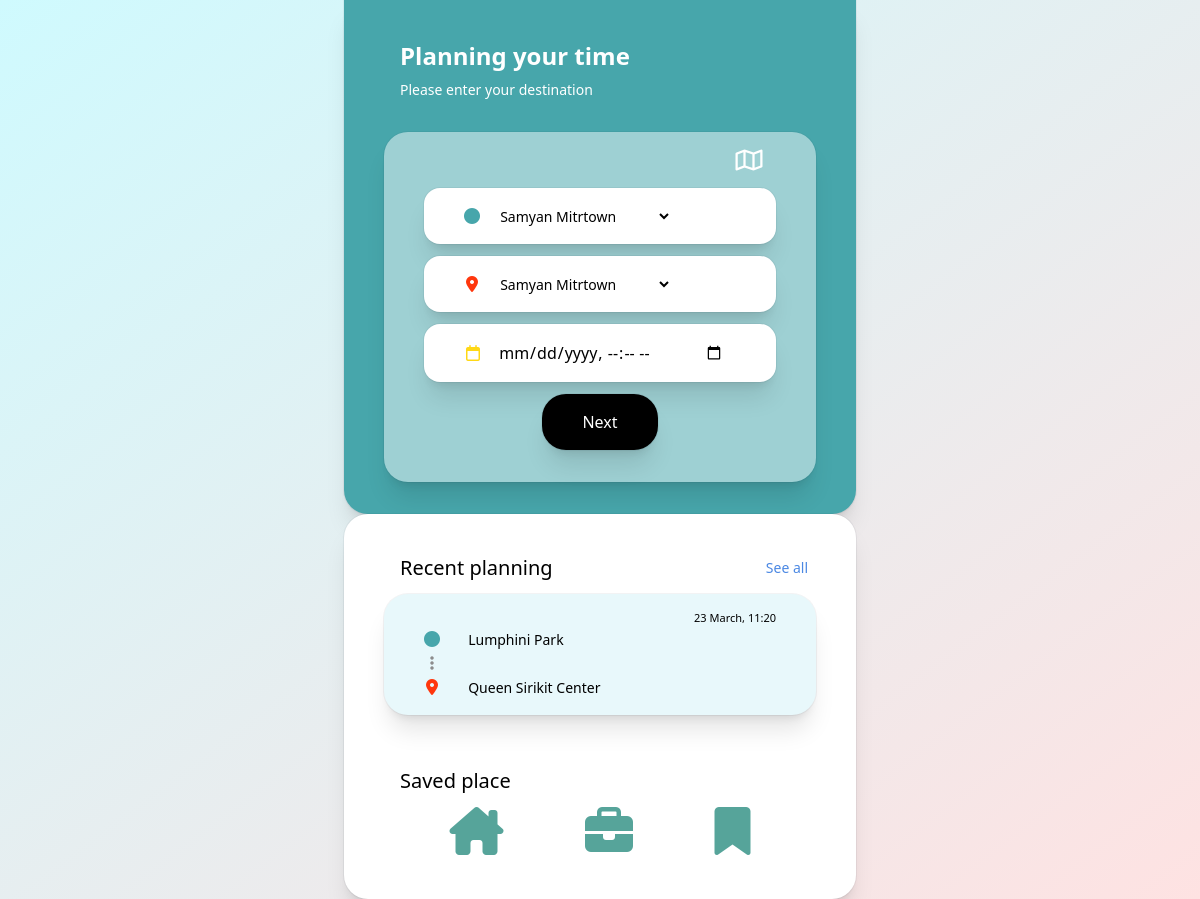
The page /home/loggedin/2/ on the database its author committed.
### home/models.py (models this page shows)
class Recentplan(models.Model):
    user_id = models.PositiveIntegerField()
    origin_name = models.CharField(max_length=255)
    origin_pos = models.CharField(max_length=255)
    destin_name = models.CharField(max_length=255)
    destin_pos = models.CharField(max_length=255)
    avg_time = models.PositiveIntegerField()
    timestamp = models.DateTimeField()

### home/views.py (the view)
# urls.py: path('loggedin/<int:user_id>/', views.index, name='index_home'),
def index(request, user_id):
    template = loader.get_template('home.html')
    result_exist = Recentplan.objects.filter(user_id=user_id)
    if result_exist.exists():
        data_recent = Recentplan.objects.filter(user_id=user_id).last()
    else:
        data_recent = {'origin_name': 'None', 'destin_name': 'None', 'timestamp': 'None'}
    location_data = location.objects.all().values()
    context = {
        'last_data': data_recent,
        'location_data': location_data
    }
    return HttpResponse(template.render(context, request))

### home/templates/home.html (shortened to what this page needs)
<!DOCTYPE html>
<html>
    <head>
        <script src="https://cdn.tailwindcss.com"></script>
    </head>
    <body>
        <div class="bg-gradient-to-br from-cyan-100 to-red-100 min-h-screen">
            <div class="relative bg-[#47a6ab] px-6 pt-10 pb-8 shadow-xl ring-1 ring-gray-900/5 rounded-b-3xl sm:mx-auto sm:max-w-lg sm:rounded-b-3xl sm:px-10">
                <a href="reset_temp_data/" class="ml-4 text-white text-2xl font-bold">Planning your time</a>
                <p class="ml-4 text-white text-sm pt-2 pb-2 font-normal">Please enter your destination</p>
                <br>
                <div class="relative bg-[rgb(256,256,256,0.47)] px-6 pt-3 pb-8 shadow-xl ring-1 ring-gray-900/5 rounded-2xl sm:mx-auto sm:max-w-lg sm:rounded-3xl sm:px-10 space-y-3">
                    <div class="grid grid-cols-8 gap-1">
                        <div class="col-end-9 col-span-1 justify-end">
                            <button class="fa-regular fa-map text-white text-2xl hover:font-semibold focus:font-bold" onclick="window.location='map/'"></button>
                        </div>
                    </div>
                    <form action="planning/" method="post" class="space-y-3">
                        <div class="relative bg-white px-6 pt-4 pb-4 shadow-xl ring-1 ring-gray-900/5 rounded-2xl sm:mx-auto sm:max-w-lg sm:rounded-2xl sm:px-10">
                            <i class="fa-solid fa-circle pr-3 text-[#47a6ab]"></i>
                            <select class="text-sm border-none bg-white sm:mx-auto" placeholder="Current Location" id="browser" name="origin_plan">
                                {% for x in location_data %}
                                <option class="truncate" value="{{ x.name }}">{{ x.name }}</option>
                                {% endfor %}
                            </select>
                        </div>
                        <div class="relative bg-white px-6 pt-4 pb-4 shadow-xl ring-1 ring-gray-900/5 rounded-2xl sm:mx-auto sm:max-w-lg sm:rounded-2xl sm:px-10">
                            <i class="fa-solid fa-location-dot pl-0.5 pr-3.5 text-[#FF370D]"></i>
                            <select class="text-sm border-none bg-white sm:mx-auto" placeholder="Current Location" id="browser" name="destination_plan">
                                {% for x in location_data %}
                                <option class="truncate" value="{{ x.name }}">{{ x.name }}</option>
                                {% endfor %}
                            </select>
                        </div>
                        <div class="relative bg-white px-6 pt-4 pb-4 shadow-xl ring-1 ring-gray-900/5 rounded-2xl sm:mx-auto sm:max-w-lg sm:rounded-2xl sm:px-10">
                            <i class="fa-regular fa-calendar pl-0.5 pr-3.5 text-[#FFD816]"></i>
                            <input type="datetime-local" id="plantime" name="plantime" class="border-none">
                        </div>
                        <input type="submit" value="Next" class="flex bg-black text-white justify-center px-10 pt-4 pb-4 shadow-xl ring-1 ring-gray-900/5 rounded-2xl sm:mx-auto sm:max-w-lg sm:rounded-3xl sm:px-10 hover:bg-gradient-to-br from-black to-[#2B2B2B] border-none">
                    </form>
                </div>
            </div>
            <div class="relative bg-white px-6 pt-10 pb-8 shadow-xl ring-1 ring-gray-900/5 sm:mx-auto sm:max-w-lg sm:rounded-3xl sm:px-10 space-y-3">
                <div class="grid grid-cols-5 gap-1">
                    <p class="grid col-start-1 col-span-5 ml-4 text-xl">Recent planning</p>
                    <a class="grid col-end-8 col-span-1 mr-2 mt-1 text-sm text-[#4b88e3] hover:text-[rgb(35,106,247)]" href="recent/">See all</a>
                </div>
                <div class="relative bg-[#e8f8fb] px-6 pt-4 pb-4 shadow-xl ring-1 ring-gray-900/5 rounded-2xl sm:mx-auto sm:max-w-lg sm:rounded-3xl sm:px-10">
                    <a>
                        <p class="text-right text-[11px]">
                            {{ last_data.timestamp|date:"j F, H:i" }}
                        </p>
                        <i class="fa-solid fa-circle pr-3 text-[#47a6ab]"></i>
                        <a class="text-sm ml-3">
                            {{ last_data.origin_name }}
                        </a>
                        <br>
                        <i class="fa-solid fa-ellipsis-vertical ml-1.5 text-[#8c8c8c]"></i>
                        <br>
                        <i class="fa-solid fa-location-dot pl-0.5 pr-3.5 text-[#FF370D]"></i>
                        <a class="text-sm ml-3">
                            {{ last_data.destin_name }}
                        </a>
                    </a>
                </div>
                <p class="ml-4 text-xl pt-10">Saved place</p>
                <div class="flex justify-evenly">
                    <a class="fa-solid fa-house-chimney px-4 text-[48px] text-[#56a49a] hover:text-[#47a6ab]" href="soon/"></a>
                    <a class="fa-solid fa-briefcase px-4 text-[48px] text-[#56a49a] hover:text-[#47a6ab]" href="soon/"></a>
                    <a class="fa-solid fa-bookmark px-4 text-[48px] text-[#56a49a] hover:text-[#47a6ab]" href="soon/"></a>
                </div>
            </div>
        </div>
    </body>
</html>

### rows shown on the page
Recentplan: timestamp "23 March, 11:20", origin_name "Lumphini Park", destin_name "Queen Sirikit Center"

### other values the page prints
form field origin_plan "Samyan Mitrtown"
form field destination_plan "Samyan Mitrtown"
